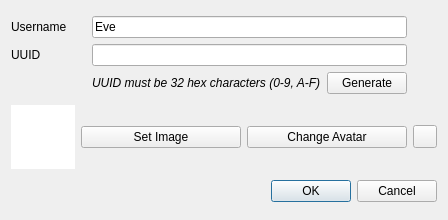
<?xml version="1.0" encoding="UTF-8"?>
<ui version="4.0">
 <class>NewUserDialog</class>
 <widget class="QDialog" name="NewUserDialog">
  <property name="geometry">
   <rect>
    <x>0</x>
    <y>0</y>
    <width>448</width>
    <height>220</height>
   </rect>
  </property>
  <property name="windowTitle">
   <string>New User</string>
  </property>
  <layout class="QGridLayout" name="gridLayout_2">
   <item row="2" column="1" colspan="3">
    <widget class="QDialogButtonBox" name="buttonBox">
     <property name="orientation">
      <enum>Qt::Orientation::Horizontal</enum>
     </property>
     <property name="standardButtons">
      <set>QDialogButtonBox::StandardButton::Cancel|QDialogButtonBox::StandardButton::Ok</set>
     </property>
    </widget>
   </item>
   <item row="1" column="2">
    <widget class="QPushButton" name="setAvatar">
     <property name="text">
      <string>Change Avatar</string>
     </property>
    </widget>
   </item>
   <item row="1" column="1">
    <widget class="QPushButton" name="selectImage">
     <property name="text">
      <string>Set Image</string>
     </property>
    </widget>
   </item>
   <item row="1" column="3">
    <widget class="QToolButton" name="revert">
     <property name="text">
      <string/>
     </property>
    </widget>
   </item>
   <item row="0" column="0" colspan="4">
    <layout class="QGridLayout" name="gridLayout">
     <item row="1" column="0">
      <widget class="QLabel" name="label">
       <property name="text">
        <string>UUID</string>
       </property>
      </widget>
     </item>
     <item row="0" column="1" colspan="2">
      <widget class="QLineEdit" name="username">
       <property name="text">
        <string>Eve</string>
       </property>
      </widget>
     </item>
     <item row="1" column="1" colspan="2">
      <widget class="QLineEdit" name="uuid"/>
     </item>
     <item row="0" column="0">
      <widget class="QLabel" name="label_2">
       <property name="text">
        <string>Username</string>
       </property>
      </widget>
     </item>
     <item row="2" column="1">
      <widget class="QLabel" name="label_3">
       <property name="font">
        <font>
         <italic>true</italic>
        </font>
       </property>
       <property name="text">
        <string>UUID must be 32 hex characters (0-9, A-F)</string>
       </property>
      </widget>
     </item>
     <item row="2" column="2">
      <widget class="QPushButton" name="generate">
       <property name="text">
        <string>Generate</string>
       </property>
      </widget>
     </item>
     <item row="1" column="3">
      <widget class="QLabel" name="uuidVerified">
       <property name="sizePolicy">
        <sizepolicy hsizetype="Fixed" vsizetype="Preferred">
         <horstretch>0</horstretch>
         <verstretch>0</verstretch>
        </sizepolicy>
       </property>
       <property name="minimumSize">
        <size>
         <width>24</width>
         <height>0</height>
        </size>
       </property>
      </widget>
     </item>
     <item row="0" column="3">
      <widget class="QLabel" name="usernameVerified">
       <property name="text">
        <string/>
       </property>
      </widget>
     </item>
    </layout>
   </item>
   <item row="1" column="0">
    <widget class="QGraphicsView" name="image">
     <property name="sizePolicy">
      <sizepolicy hsizetype="Expanding" vsizetype="Expanding">
       <horstretch>0</horstretch>
       <verstretch>0</verstretch>
      </sizepolicy>
     </property>
     <property name="minimumSize">
      <size>
       <width>64</width>
       <height>64</height>
      </size>
     </property>
     <property name="maximumSize">
      <size>
       <width>64</width>
       <height>64</height>
      </size>
     </property>
     <property name="frameShape">
      <enum>QFrame::Shape::NoFrame</enum>
     </property>
     <property name="frameShadow">
      <enum>QFrame::Shadow::Plain</enum>
     </property>
     <property name="verticalScrollBarPolicy">
      <enum>Qt::ScrollBarPolicy::ScrollBarAlwaysOff</enum>
     </property>
     <property name="horizontalScrollBarPolicy">
      <enum>Qt::ScrollBarPolicy::ScrollBarAlwaysOff</enum>
     </property>
     <property name="interactive">
      <bool>false</bool>
     </property>
    </widget>
   </item>
  </layout>
 </widget>
 <resources/>
 <connections>
  <connection>
   <sender>buttonBox</sender>
   <signal>accepted()</signal>
   <receiver>NewUserDialog</receiver>
   <slot>accept()</slot>
   <hints>
    <hint type="sourcelabel">
     <x>248</x>
     <y>254</y>
    </hint>
    <hint type="destinationlabel">
     <x>157</x>
     <y>274</y>
    </hint>
   </hints>
  </connection>
  <connection>
   <sender>buttonBox</sender>
   <signal>rejected()</signal>
   <receiver>NewUserDialog</receiver>
   <slot>reject()</slot>
   <hints>
    <hint type="sourcelabel">
     <x>316</x>
     <y>260</y>
    </hint>
    <hint type="destinationlabel">
     <x>286</x>
     <y>274</y>
    </hint>
   </hints>
  </connection>
 </connections>
</ui>
